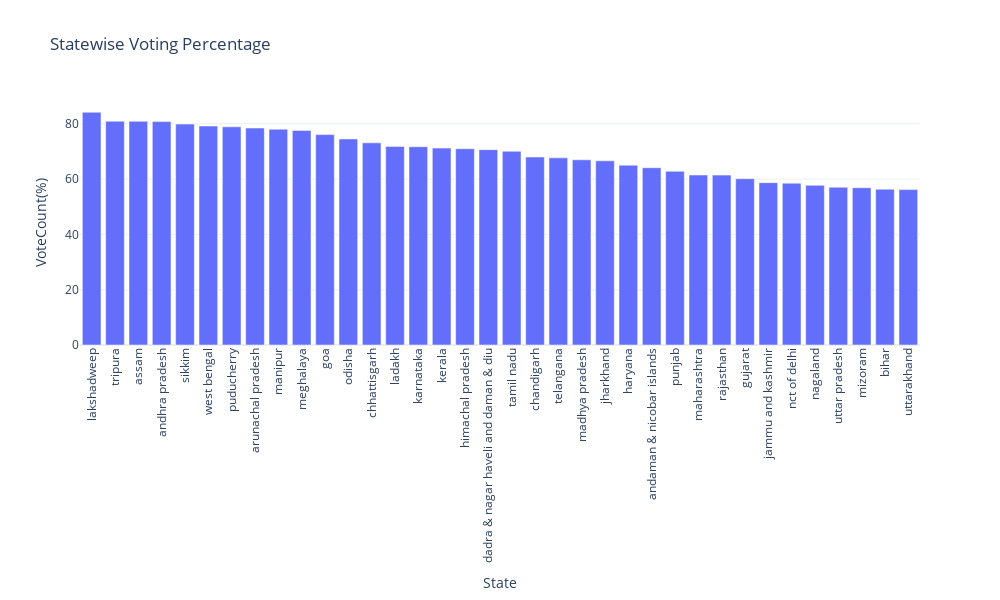

Here is the notebook cell this chart was saved with:
### Code cell
Polledfig = px.bar(statewise_polled, x='State', y='Polled (%)',
                  labels = {'Polled (%)': 'VoteCount(%)'},
                  title='Statewise Voting Percentage'
                  )
Polledfig.update_layout(xaxis={'categoryorder': 'total descending'},
                  xaxis_tickangle=-90,
                  width=1000,
                  height=600)

Polledfig.show()

### Figure 1 — Plotly figure (JSON) as saved in the notebook; plotly's stock layout.template omitted (floating-point values rounded to 4 significant figures)
{"data": [{"alignmentgroup": "True", "hovertemplate": "State=%{x}<br>VoteCount(%)=%{y}<extra></extra>", "legendgroup": "", "marker": {"color": "#636efa", "pattern": {"shape": ""}}, "name": "", "offsetgroup": "", "orientation": "v", "showlegend": false, "textposition": "auto", "type": "bar", "x": ["andaman & nicobar islands", "andhra pradesh", "arunachal pradesh", "assam", "bihar", "chandigarh", "chhattisgarh", "dadra & nagar haveli and\ndaman & diu", "goa", "gujarat", "haryana", "himachal pradesh", "jammu and kashmir", "jharkhand", "karnataka", "kerala", "ladakh", "lakshadweep", "madhya pradesh", "maharashtra", "manipur", "meghalaya", "mizoram", "nagaland", "nct of delhi", "odisha", "puducherry", "punjab", "rajasthan", "sikkim", "tamil nadu", "telangana", "tripura", "uttar pradesh", "uttarakhand", "west bengal"], "xaxis": "x", "y": [64.1, 80.77, 78.45, 80.88, 56.33, 67.98, 73.11, 70.64, 76.08, 60.14, 65.02, 70.97, 58.7, 66.61, 71.71, 71.19, 71.82, 84.16, 66.97, 61.46, 78.03, 77.58, 56.87, 57.72, 58.5, 74.51, 78.9, 62.8, 61.43, 79.88, 70.04, 67.66, 80.92, 57.05, 56.18, 79.19], "yaxis": "y"}], "layout": {"barmode": "relative", "height": 600, "legend": {"tracegroupgap": 0}, "title": {"text": "Statewise Voting Percentage"}, "width": 1000, "xaxis": {"anchor": "y", "autorange": true, "categoryorder": "total descending", "domain": [0, 1], "range": [-0.5, 35.5], "tickangle": -90, "title": {"text": "State"}, "type": "category"}, "yaxis": {"anchor": "x", "autorange": true, "domain": [0, 1], "range": [0, 88.59], "title": {"text": "VoteCount(%)"}, "type": "linear"}}}
